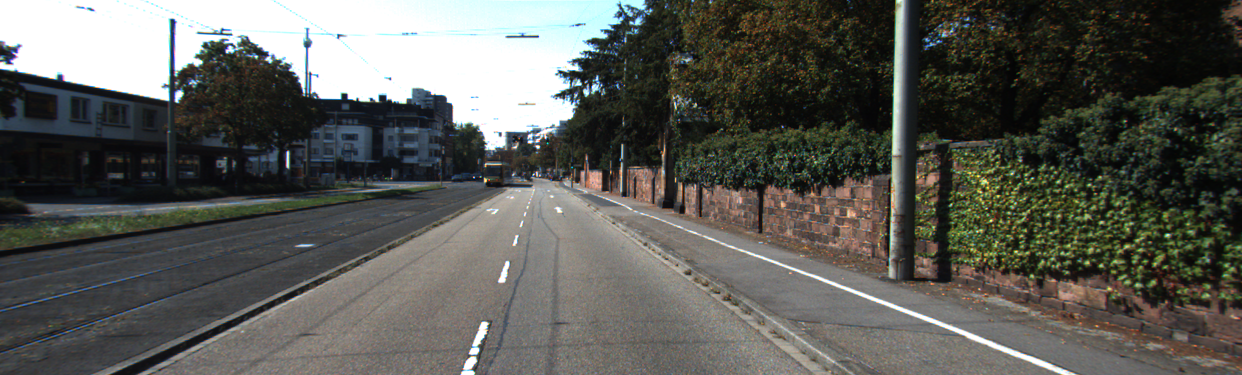
#> input picture camera.png, 1242 x 375 px
$ python homography.py
#> lines starting #> are read from the running program, lines starting #| are printed output that depends on the picture
import cv2
import numpy as np
from copy import deepcopy

def main(args=None):
    file_name = "./camera.png"
    img = cv2.imread(file_name)
#> img is the input picture: shape (375, 1242, 3); mean B, G, R 86.4, 91.8, 91
    original_image = deepcopy(img)
    cv2.imshow("original", original_image)

    src_list = np.float32([
        [488, 192],
        [580, 192],
        [142, 373],
        [820, 373]    ])

    dst_list = np.float32([
     [0, 0],
     [480, 0],
     [0, 480],
     [480, 480]
    ])

    M =cv2.getPerspectiveTransform(src_list, dst_list)
    warp_img = cv2.warpPerspective(img, M, (480, 480), flags=cv2.INTER_LINEAR)
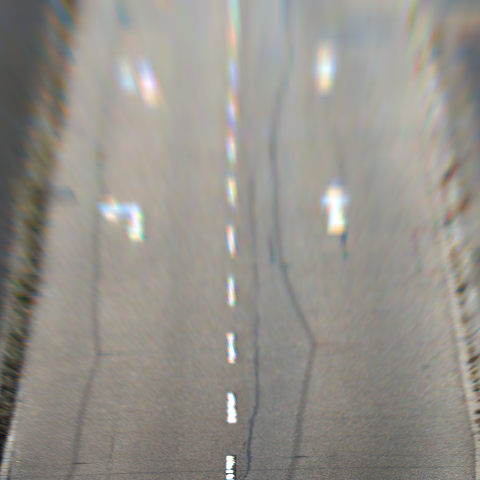
#> warp_img: shape (480, 480, 3); mean B, G, R 139.5, 145.7, 149.1
    cv2.imshow("warapped imaged", warp_img)
    cv2.waitKey(0)

    return 0

if __name__ == '__main__':
    main()
